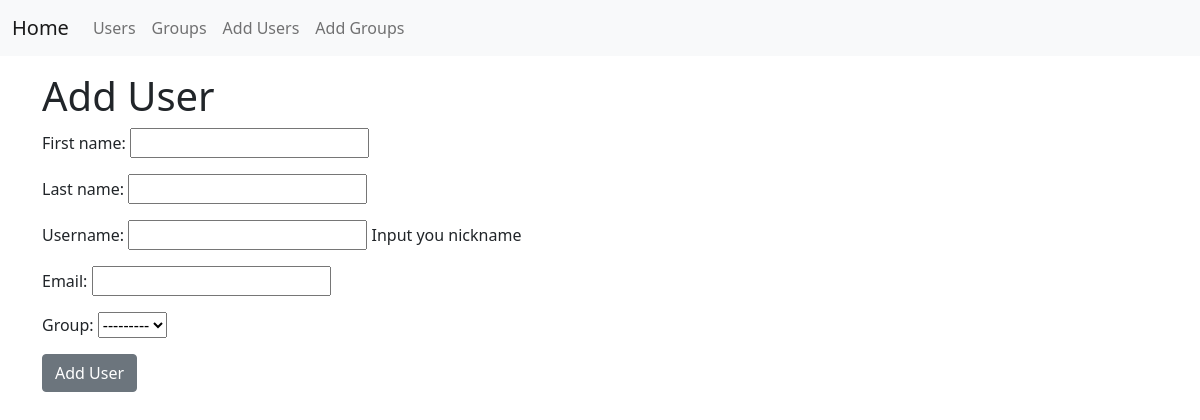
Before: /add_user/ with the older database file.
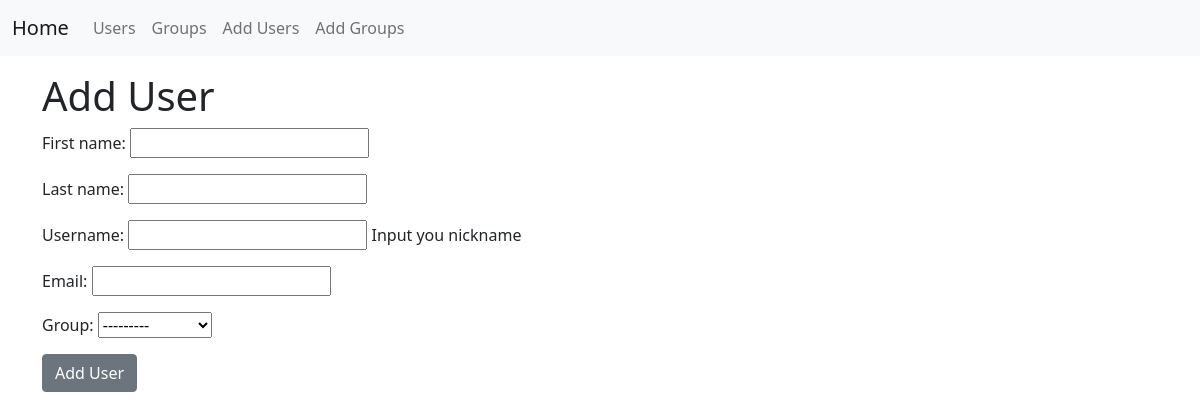
After: the same page with the newer database file.
### base/models.py (models this page shows)
class Groups(models.Model):
    group = models.CharField(max_length=120)
    description = models.TextField()
    def __str__(self):
        return self.group
    class Meta:
        verbose_name_plural = 'Groups'

### base/views.py (the view)
# urls.py: path('add_user/', AddUserView.as_view(), name='add_user'),
class AddUserView(CreateView):
    model = List_of_Users
    template_name = 'base/add_users.html'
    form_class = AddUserForm
    success_url = reverse_lazy('users')

### base/forms.py
class AddUserForm(forms.ModelForm):
     class Meta:
        model = List_of_Users
        fields = '__all__'

### base/templates/base/add_users.html (shortened to what this page needs)
{% extends 'base.html' %}
{% load static %}
{% block content %}
<h1>Add User</h1>
        <div class="form-group">
            <form action="" method="post">
            {{form.as_p}}
            <button class="btn btn-secondary">Add User</button>
        </form>
        </div>
{% endblock content %}

### templates/base.html (shortened to what this page needs)
<!doctype html>
{% load static %}
<html lang="en">
  <head>
    <link href="https://cdn.jsdelivr.net/npm/bootstrap@5.0.1/dist/css/bootstrap.min.css" rel="stylesheet">
  </head>
  <body>
    <nav class="navbar navbar-expand-lg navbar-light bg-light">
      <div class="container-fluid">
        <a class="navbar-brand" href="{% url 'home' %}">Home</a>
        <div class="collapse navbar-collapse" id="navbarSupportedContent">
          <ul class="navbar-nav me-auto mb-2 mb-lg-0">
            <li class="nav-item">
              <a class="nav-link" href="{% url 'users' %}">Users</a>
            </li>
            <li class="nav-item">
              <a class="nav-link " href="{% url 'groups' %}">Groups</a>
            </li>
            <li class="nav-item">
              <a class="nav-link " href="{% url 'add_user' %}">Add Users</a>
            </li>
            <li class="nav-item">
              <a class="nav-link " href="{% url 'add_group' %}">Add Groups</a>
            </li>
            </ul>
          </div>
      </div>
    </nav>
    <div class="container mt-3 mb-3">
      {% block content %}
      {% endblock content %}
    </div>
  </body>
</html>

Changed rows visible on the page:
added Groups: group "---------"
Other visible differences:
form field group: "---------" → (not shown)
